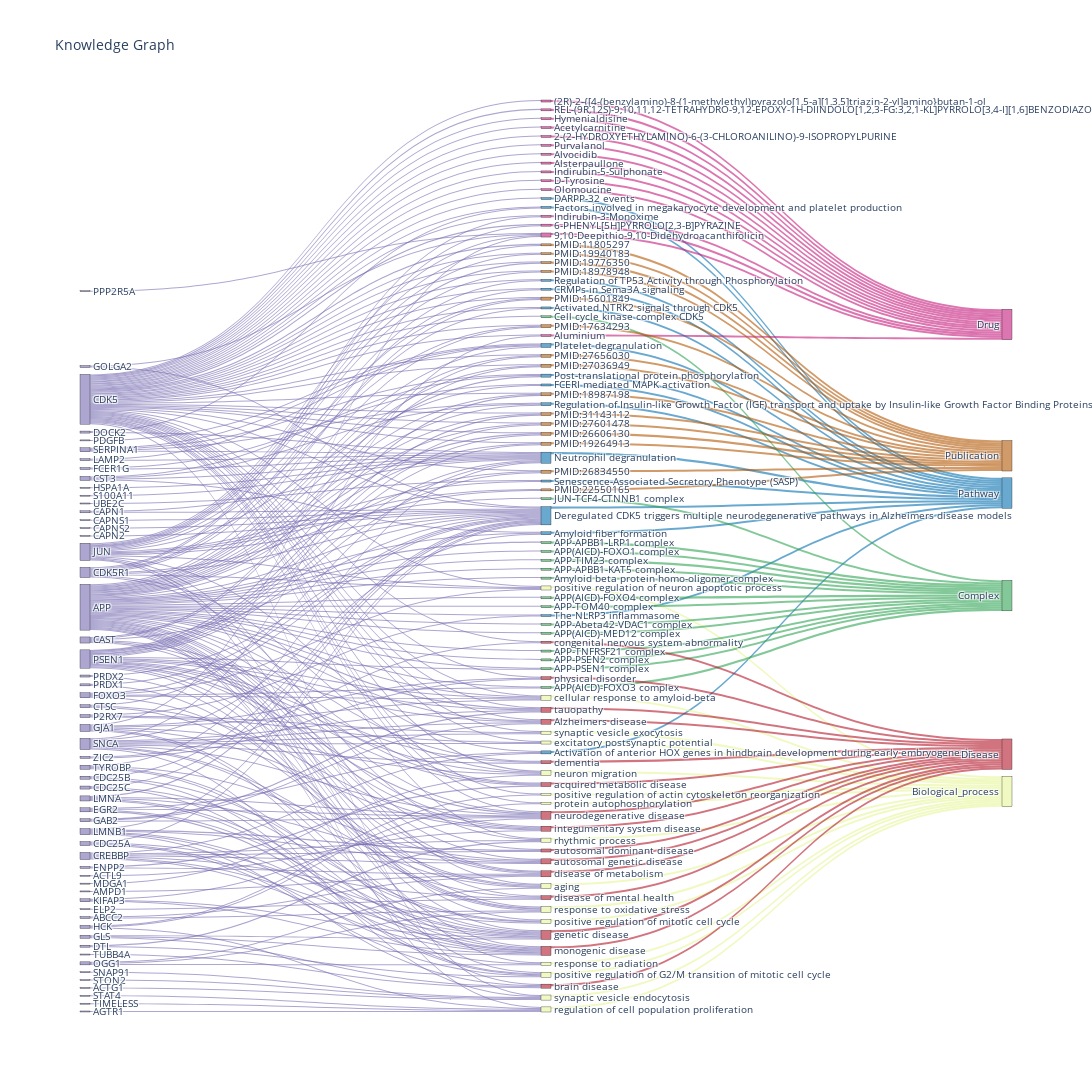

The notebook cell saved with this chart:
### Code cell
kn.report.visualize_report(environment='notebook')

### Figure 1 — Plotly figure (JSON) as saved in the notebook; plotly's stock layout.template omitted (floating-point values rounded to 4 significant figures; data arrays with more than 128 entries replaced by an {"elided": "..."} marker saying what was removed)
{"data": [{"arrangement": "snap", "link": {"color": {"elided": "364 str values"}, "label": {"elided": "364 str values"}, "source": {"elided": "364 int values"}, "target": {"elided": "364 int values"}, "value": {"elided": "364 float values"}}, "node": {"color": {"elided": "152 str values"}, "label": {"elided": "152 str values"}, "line": {"color": "black", "width": 0.3}, "pad": 10, "thickness": 10}, "orientation": "h", "type": "sankey", "valueformat": ".0f"}], "layout": {"annotations": [{"showarrow": false, "text": "", "xref": "paper", "yref": "paper"}], "font": {"size": 10}, "height": 2200, "title": {"text": "Knowledge Graph"}, "width": 1600}}
